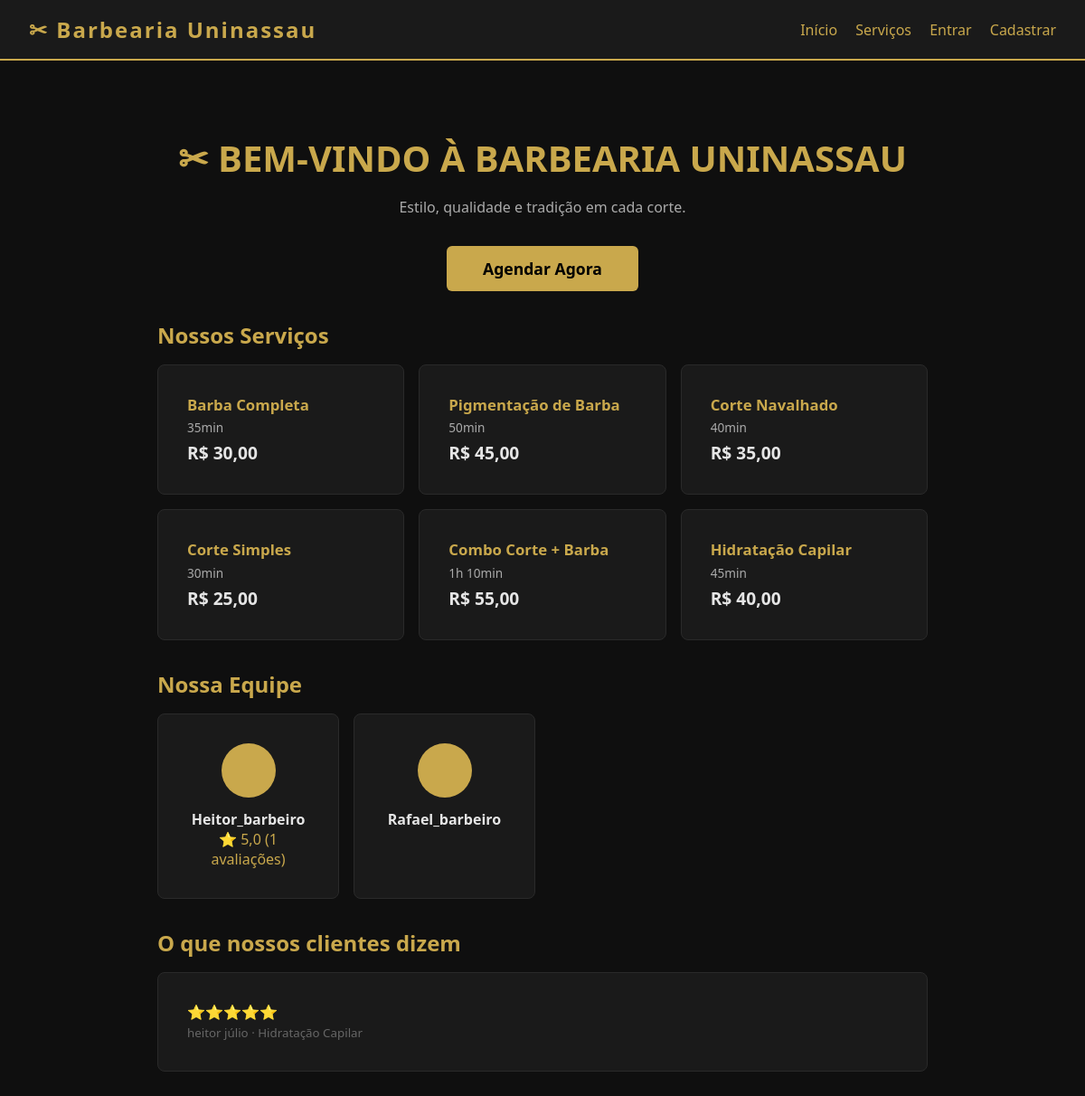
The page / on the database its author committed.
### agendamentos/models.py (models this page shows, shortened)
class Servico(models.Model):
    CATEGORIA_CHOICES = [
        ('cabelo', 'Cabelo'),
        ('barba', 'Barba'),
        ('combo', 'Combo'),
        ('tratamento', 'Tratamento'),
    ]
    nome = models.CharField(max_length=100)
    descricao = models.TextField(blank=True)
    preco = models.DecimalField(max_digits=8, decimal_places=2)
    duracao_minutos = models.PositiveIntegerField(default=30)
    categoria = models.CharField(max_length=20, choices=CATEGORIA_CHOICES, default='cabelo')
    ativo = models.BooleanField(default=True)
    class Meta:
        verbose_name = 'Serviço'
        verbose_name_plural = 'Serviços'
        ordering = ['categoria', 'nome']
    @property
    def duracao_display(self):
        h = self.duracao_minutos // 60
        m = self.duracao_minutos % 60
        if h and m:
            return f"{h}h {m}min"
        elif h:
            return f"{h}h"
        return f"{m}min"

class Barbeiro(models.Model):
    user = models.OneToOneField(User, on_delete=models.CASCADE, related_name='barbeiro')
    telefone = models.CharField(max_length=15)
    servicos = models.ManyToManyField(Servico, related_name='barbeiros', blank=True)
    bio = models.TextField(blank=True)
    ativo = models.BooleanField(default=True)
    class Meta:
        verbose_name = 'Barbeiro'
        verbose_name_plural = 'Barbeiros'
    def __str__(self):
        return self.user.get_full_name() or self.user.username

class Avaliacao(models.Model):
    agendamento = models.OneToOneField(Agendamento, on_delete=models.CASCADE, related_name='avaliacao')
    nota = models.PositiveSmallIntegerField(choices=[(i, i) for i in range(1, 6)])
    comentario = models.TextField(blank=True)
    criado_em = models.DateTimeField(auto_now_add=True)
    class Meta:
        verbose_name = 'Avaliação'
        verbose_name_plural = 'Avaliações'

class Agendamento(models.Model):
    STATUS_CHOICES = [
        ('pendente', 'Pendente'),
        ('confirmado', 'Confirmado'),
        ('concluido', 'Concluído'),
        ('cancelado', 'Cancelado'),
        ('falta', 'Falta'),
    ]
    cliente = models.ForeignKey(Cliente, on_delete=models.CASCADE, related_name='agendamentos')
    barbeiro = models.ForeignKey(Barbeiro, on_delete=models.CASCADE, related_name='agendamentos')
    servico = models.ForeignKey(Servico, on_delete=models.PROTECT, related_name='agendamentos')
    data_hora = models.DateTimeField()
    status = models.CharField(max_length=15, choices=STATUS_CHOICES, default='pendente')
    observacoes = models.TextField(blank=True)
    criado_em = models.DateTimeField(auto_now_add=True)
    atualizado_em = models.DateTimeField(auto_now=True)
    class Meta:
        verbose_name = 'Agendamento'
        verbose_name_plural = 'Agendamentos'
        ordering = ['-data_hora']

class Cliente(models.Model):
    user = models.OneToOneField(User, on_delete=models.CASCADE, related_name='cliente')
    telefone = models.CharField(max_length=15)
    data_nascimento = models.DateField(null=True, blank=True)
    observacoes = models.TextField(blank=True)
    class Meta:
        verbose_name = 'Cliente'
        verbose_name_plural = 'Clientes'
    def __str__(self):
        return self.user.get_full_name() or self.user.username

### agendamentos/views.py (the view)
# urls.py: path('', ag_views.home, name='home'),
def home(request):
    servicos = Servico.objects.filter(ativo=True)[:6]
    barbeiros = Barbeiro.objects.filter(ativo=True).annotate(
        media_nota=Avg('agendamentos__avaliacao__nota'),
        total_servicos=Count('agendamentos__avaliacao')
    )
    avaliacoes_recentes = Avaliacao.objects.select_related(
        'agendamento__cliente__user', 'agendamento__barbeiro__user'
    ).order_by('-criado_em')[:5]
    return render(request, 'agendamentos/home.html', {
        'servicos': servicos,
        'barbeiros': barbeiros,
        'avaliacoes_recentes': avaliacoes_recentes,
    })

### templates/agendamentos/home.html (shortened to what this page needs)
{% extends "agendamentos/base.html" %}
{% block content %}
<div style="text-align:center;padding:3rem 0 2rem">
  <h1 style="font-size:2.5rem">✂ BEM-VINDO À BARBEARIA UNINASSAU</h1>
  <p style="color:#aaa;margin-bottom:2rem">Estilo, qualidade e tradição em cada corte.</p>
  <a href="{% url 'agendar_step1' %}" class="btn btn-primary" style="font-size:1.1rem;padding:.8rem 2.5rem">Agendar Agora</a>
</div>
<h2>Nossos Serviços</h2>
<div style="display:grid;grid-template-columns:repeat(auto-fill,minmax(240px,1fr));gap:1rem;margin-bottom:2rem">
  {% for s in servicos %}
  <div class="card" style="margin-bottom:0">
    <div style="font-weight:700;color:#c9a84c;font-size:1.05rem">{{ s.nome }}</div>
    <div style="color:#aaa;font-size:.85rem;margin:.3rem 0">{{ s.duracao_display }}</div>
    <div style="font-size:1.2rem;font-weight:800">R$ {{ s.preco }}</div>
  </div>
  {% endfor %}
</div>
<h2>Nossa Equipe</h2>
<div style="display:grid;grid-template-columns:repeat(auto-fill,minmax(200px,1fr));gap:1rem;margin-bottom:2rem">
  {% for b in barbeiros %}
  <div class="card" style="margin-bottom:0;text-align:center">
    <div style="width:60px;height:60px;border-radius:50%;background:#c9a84c;color:#000;display:flex;align-items:center;justify-content:center;font-size:1.5rem;font-weight:800;margin:0 auto .8rem">
    </div>
    <div style="font-weight:700">{{ b }}</div>
    {% if b.media_nota %}
      <div style="color:#c9a84c">⭐ {{ b.media_nota|floatformat:1 }} ({{ b.total_servicos }} avaliações)</div>
    {% endif %}
  </div>
  {% endfor %}
</div>
{% if avaliacoes_recentes %}
<h2>O que nossos clientes dizem</h2>
<div>
  {% for av in avaliacoes_recentes %}
  <div class="card">
    <div>{% for i in "12345" %}{% if forloop.counter <= av.nota %}⭐{% endif %}{% endfor %}</div>
    <small style="color:#666">{{ av.agendamento.cliente }} · {{ av.agendamento.servico.nome }}</small>
  </div>
  {% endfor %}
</div>
{% endif %}
{% endblock %}

### templates/agendamentos/base.html (shortened to what this page needs)
<!DOCTYPE html>
<html lang="pt-BR">
<head>
</head>
<body>
<nav>
  <span class="logo">✂ Barbearia Uninassau</span>
  <div>
    <a href="{% url 'home' %}">Início</a>
    <a href="{% url 'lista_servicos' %}">Serviços</a>
    {% if user.is_authenticated %}
      <a href="{% url 'meus_agendamentos' %}">Meus Agendamentos</a>
      <a href="{% url 'agendar_step1' %}">Agendar</a>
      {% if user.barbeiro %}
        <a href="{% url 'dashboard_barbeiro' %}">Dashboard</a>
      {% endif %}
      <form method="post" action="{% url 'logout' %}" style="display:inline">
        {% csrf_token %}
        <button type="submit" style="background:none;border:none;color:#c9a84c;cursor:pointer;font-size:1rem;font-weight:500;padding:0;margin-left:1rem">Sair ({{ user.first_name }})</button>
      </form>
    {% else %}
      <a href="{% url 'login' %}">Entrar</a>
      <a href="{% url 'registro' %}">Cadastrar</a>
    {% endif %}
  </div>
</nav>
<div class="container">
  {% block content %}{% endblock %}
</div>
</body>
</html>

### templates/agendamentos/base.html (style rules this page uses)
* { box-sizing: border-box; margin: 0; padding: 0; }
body { font-family: 'Segoe UI', sans-serif; background: #0f0f0f; color: #e5e5e5; min-height: 100vh; }
nav { background: #1a1a1a; border-bottom: 2px solid #c9a84c; padding: 1rem 2rem; display: flex; justify-content: space-between; align-items: center; }
nav a { color: #c9a84c; text-decoration: none; margin-left: 1rem; font-weight: 500; }
.logo { font-size: 1.5rem; font-weight: 800; color: #c9a84c; letter-spacing: 2px; }
.container { max-width: 900px; margin: 2rem auto; padding: 0 1.5rem; }
.card { background: #1a1a1a; border: 1px solid #2a2a2a; border-radius: 8px; padding: 2rem; margin-bottom: 1.5rem; }
.btn { display: inline-block; padding: .6rem 1.4rem; border-radius: 6px; border: none; cursor: pointer; font-size: .95rem; font-weight: 600; text-decoration: none; }
.btn-primary { background: #c9a84c; color: #000; }
h1, h2 { color: #c9a84c; margin-bottom: 1rem; }

### rows shown on the page
Servico: nome "Barba Completa", duracao_display "35min", preco "30,00"
Servico: nome "Pigmentação de Barba", duracao_display "50min", preco "45,00"
Servico: nome "Corte Navalhado", duracao_display "40min", preco "35,00"
Servico: nome "Corte Simples", duracao_display "30min", preco "25,00"
Servico: nome "Combo Corte + Barba", duracao_display "1h 10min", preco "55,00"
Servico: nome "Hidratação Capilar", duracao_display "45min", preco "40,00"
Barbeiro: user.username "Heitor_barbeiro", media_nota "5,0", total_servicos "1"
Barbeiro: user.username "Rafael_barbeiro"
Avaliacao: nota 5 (drawn), agendamento.cliente "heitor júlio", agendamento.servico.nome "Hidratação Capilar"
